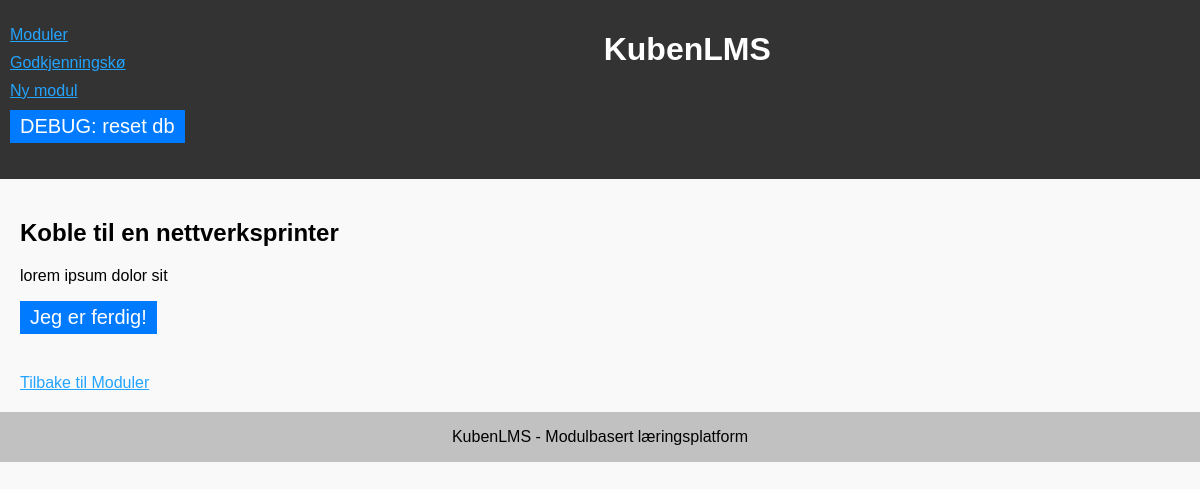
The app's page /module/1, older data.
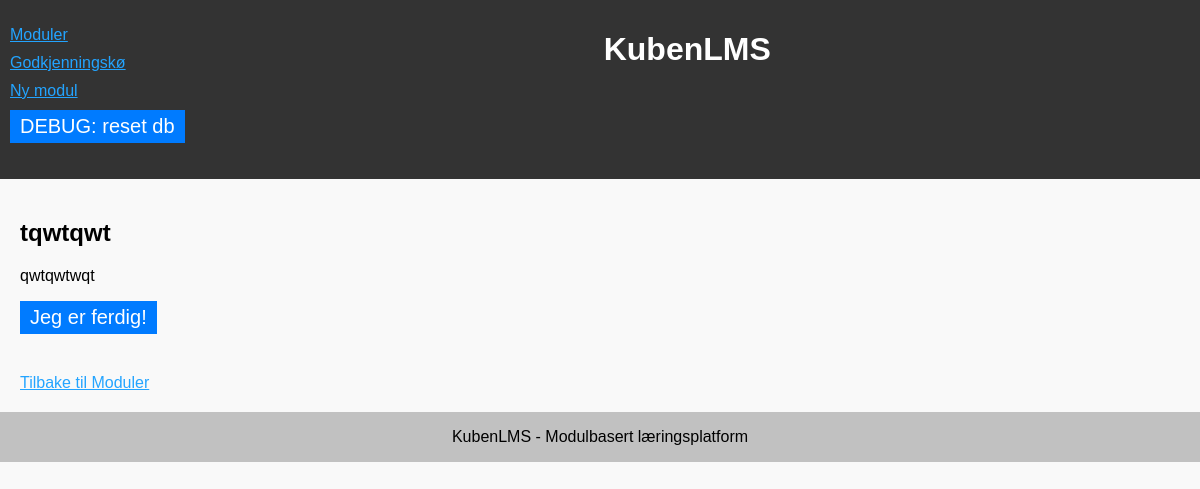
The same page, newer data.
### tables this page shows
CREATE TABLE modules (
            id INTEGER PRIMARY KEY AUTOINCREMENT,
            title TEXT NOT NULL,
            description TEXT NOT NULL
        );

### app.py (the view)
@app.route('/module/<int:module_id>') # module page
def module(module_id):
    with sqlite3.connect('database.db') as conn:
        cursor = conn.cursor()
        module = cursor.execute('SELECT * FROM modules WHERE id = ?', (module_id,)).fetchone()
    return render_template('module.html', module=module)

### templates/module.html
{% extends 'layout.html' %}
{% block content %}
<h2>{{ module[1] }}</h2>
<p>{{ module[2] }}</p>
<form action="/submit/{{ module[0] }}" method="post">
    <button type="submit">Jeg er ferdig!</button>
</form>
<a href="/">Tilbake til Moduler</a>
{% endblock %}

Row changes from the older to the newer data that the page shows:
changed modules: title "Koble til en nettverksprinter" → "tqwtqwt"; description "lorem ipsum dolor sit" → "qwtqwtwqt"
